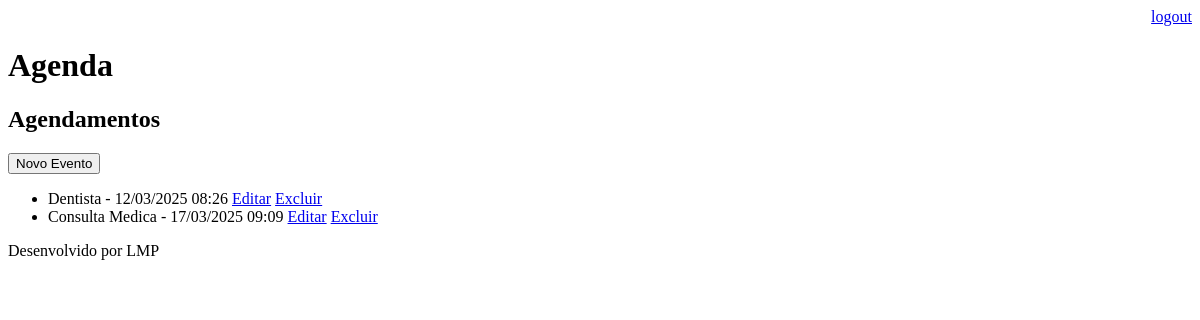
/agenda/ (signed in), run on an earlier commit of the app's database.
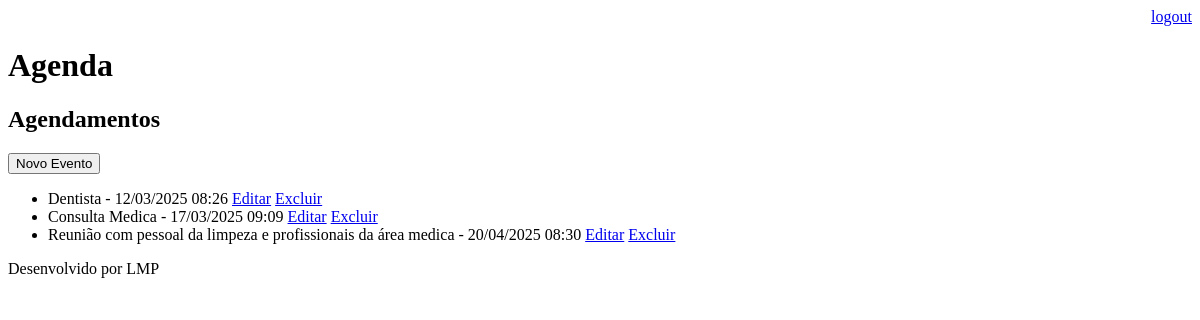
And on a later commit of the database.
### core/models.py (models this page shows, shortened)
class Evento(models.Model):
    titulo = models.CharField(max_length=100)
    descricao = models.TextField(blank=True, null=True)
    data_evento = models.DateTimeField()
    data_criacao = models.DateTimeField(auto_now=True)
    usuario = models.ForeignKey(User, on_delete=models.CASCADE)  # Adicione esta linha
    class Meta:
        db_table = 'evento'
    def get_data_evento(self):
        return self.data_evento.strftime('%d/%m/%Y %H:%M')

### core/views.py (the view)
# urls.py: path('agenda/', views.lista_eventos),
@login_required(login_url='/login/')
def lista_eventos(request):
    usuario = request.user
    eventos = Evento.objects.filter(usuario=usuario)
    dados = {'eventos': eventos}
    return render(request, 'Agenda.html', dados)

### templates/agenda.html
{% extends "model-page.html" %}
{% block content %}
<h2>Agendamentos</h2>
<button type="button" onclick="window.location.href='{% url 'evento' %}'">Novo Evento</button>
<ul>
    {% for evento in eventos %}
        <li>
            {{ evento.titulo }} - {{ evento.get_data_evento }}
            <a href="evento/?id={{ evento.id}}">Editar</a>
            <a href="{% url 'excluir_evento' evento.id %}">Excluir</a>
        </li>
    {% endfor %}
</ul>
{% endblock %}

What changed in the data, as far as the page shows it:
added Evento: titulo "Reunião com pessoal da limpeza e profissionais da área medica", get_data_evento "20/04/2025 08:30"
